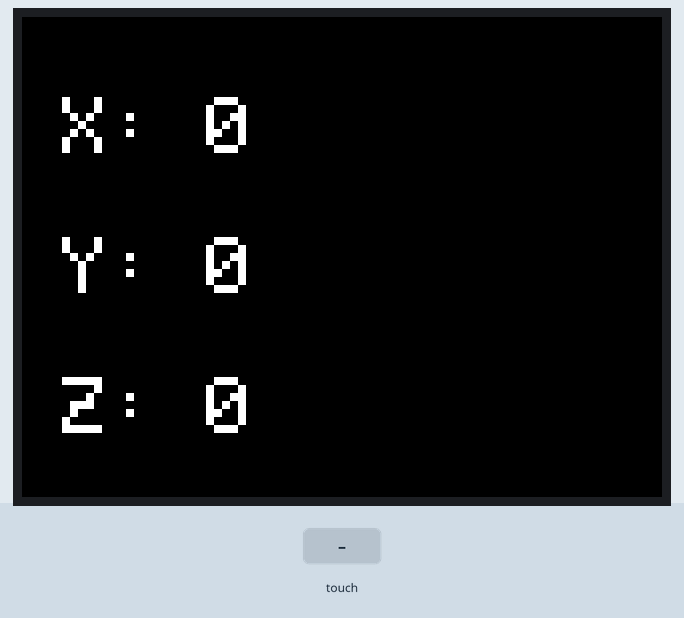
This sketch was run on a simulated ESP32. On the bench: 320×240 colour display. The test bench sets the inputs (shaded band).

Above: at 1.4 s.
1.5 s: touch panel pressed at 13 % / 10 % of its raw x / y range
At 1.74 s:
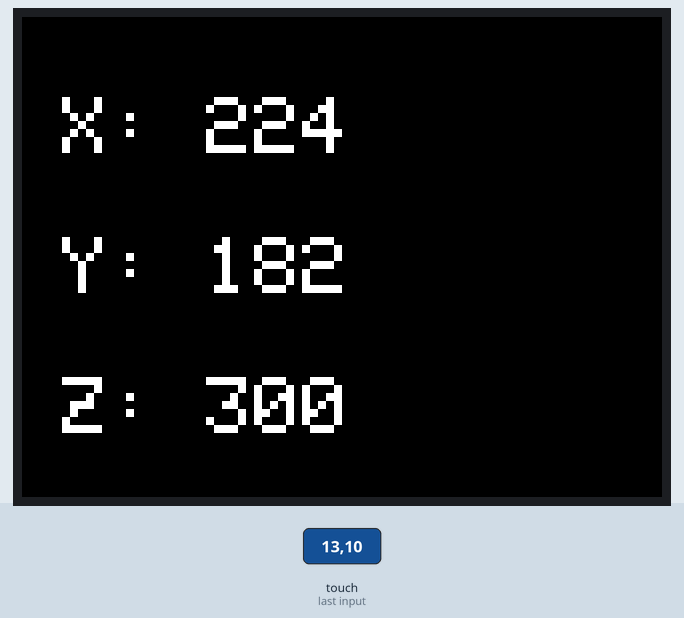
3.3 s: touch panel pressed at 38 % / 10 % of its raw x / y range
At 3.48 s:
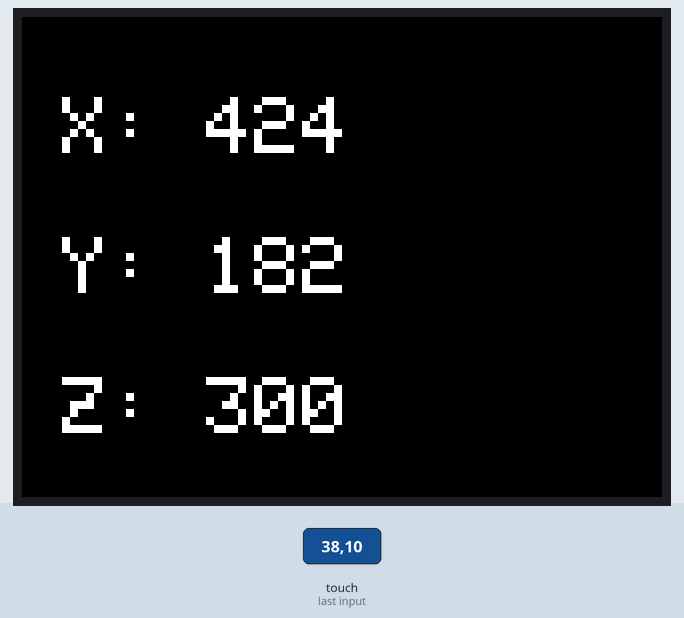
Timing chart, 0 to 6.3 s (numbered marks = the images above; inputs shaded):
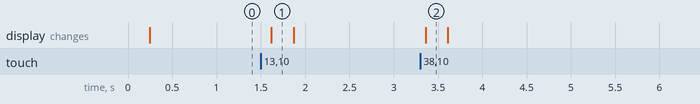

The sketch:

sketch_jun1a.ino
```cpp
#include <TFT_eSPI.h>
#include <TouchScreen.h>

// --- TOUCH SCREEN PINS (D6/D7) ---
#define YP 33  // Tied to LCD CS
#define XM 15  // Tied to LCD RS (DC)
#define YM 14  // Tied to LCD D7
#define XP 27  // Tied to LCD D6

TouchScreen ts = TouchScreen(XP, YP, XM, YM, 300);
TFT_eSPI tft = TFT_eSPI();

void setup() {
  // 10-bit math fix
  analogReadResolution(10);

  tft.init();
  tft.setRotation(1);
  tft.fillScreen(TFT_BLACK);

  // We set text color to White, with a Black background.
  // This automatically erases the old numbers so they don't overlap into a mess!
  tft.setTextColor(TFT_WHITE, TFT_BLACK);
  tft.setTextSize(4);
}

void loop() {
  // 1. Read touch
  TSPoint p = ts.getPoint();

  // 2. Return control to LCD
  pinMode(YP, OUTPUT);
  pinMode(XM, OUTPUT);
  pinMode(YM, OUTPUT);
  pinMode(XP, OUTPUT);

  // 3. Print directly to the LCD!
  // We add spaces at the end of the print lines to erase trailing digits
  tft.setCursor(20, 40);
  tft.print("X: ");
  tft.print(p.x);
  tft.print("    ");

  tft.setCursor(20, 110);
  tft.print("Y: ");
  tft.print(p.y);
  tft.print("    ");

  tft.setCursor(20, 180);
  tft.print("Z: ");
  tft.print(p.z);
  tft.print("    ");

  delay(100);
}
```

Measured:
- after the input at 1.5 s, the display: changes after 0.12 s (image 1)
- after the input at 3.3 s, the display: changes after 0.06 s (image 2)
